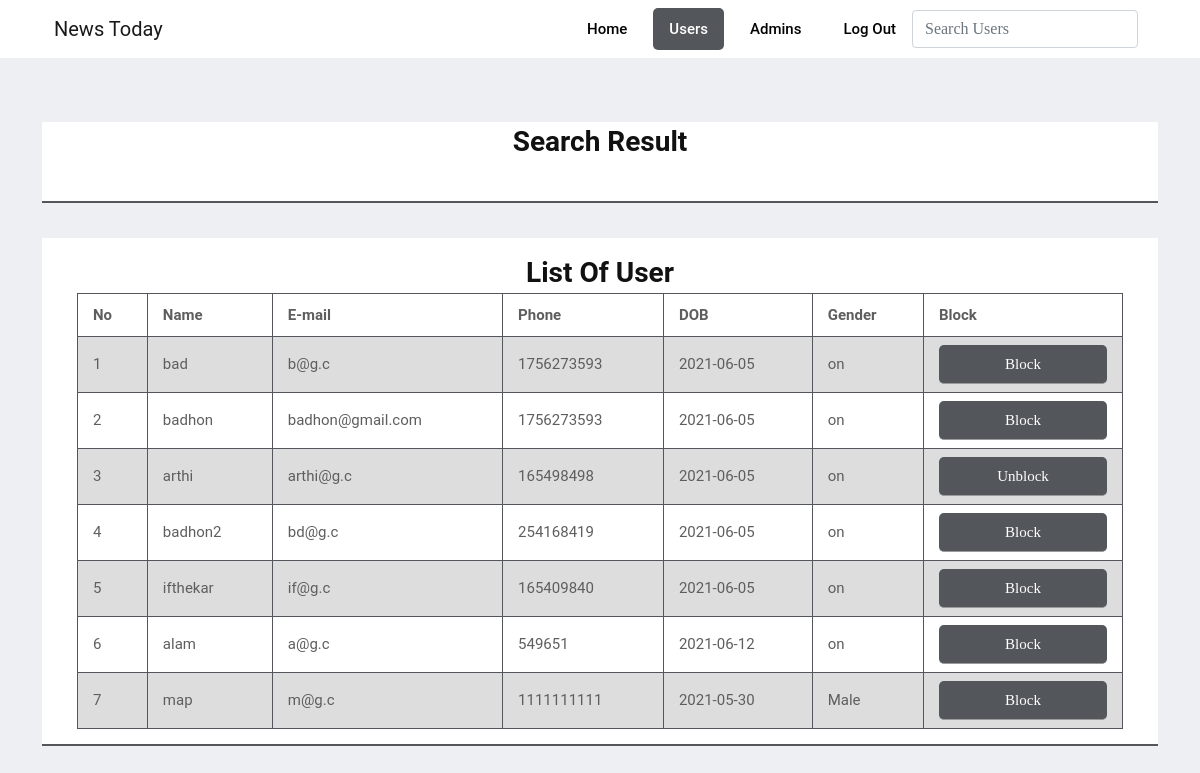
Page /admin/users.php (signed in) on the committed database.
### tables this page shows
CREATE TABLE `users` (
  `u_id` int(11) NOT NULL,
  `u_name` varchar(20) NOT NULL,
  `u_image` varchar(255) NOT NULL,
  `u_email` varchar(255) NOT NULL,
  `u_password` varchar(255) NOT NULL,
  `u_phone` int(11) NOT NULL,
  `u_dob` date NOT NULL,
  `u_gender` varchar(10) NOT NULL,
  `u_status` int(11) NOT NULL
);

### admin/users.php (the view, shortened to what this page needs)
<?php
    include "inc/connection.php";
?>
<!DOCTYPE html>
<html lang="en">
    <link href="https://cdn.jsdelivr.net/npm/bootstrap@5.0.1/dist/css/bootstrap.min.css" rel="stylesheet">
    <link href="../css/style.css" rel="stylesheet">
</head>
<body>
    <header>
        <div class="container-fluid">
            <div class="row">
                <div class="col-md-12">
                    <nav class="navbar navbar-expand-lg navbar-light">
                        <div class="container">
                            <a class="navbar-brand" href="#">News Today</a>
                            <div class="collapse navbar-collapse" id="navbarSupportedContent">
                                <ul class="navbar-nav ms-auto mb-2 mb-lg-0">
                                    <li class="nav-item">
                                        <a class="nav-link" href="dashboard.php">Home</a>
                                    </li>
                                    <li class="nav-item">
                                        <a class="nav-link active" href="users.php">Users</a>
                                    </li>
                                    <li class="nav-item">
                                        <a class="nav-link" href="admins.php">Admins</a>
                                    </li>
                                    <li class="nav-item">
                                        <a class="nav-link" href="admin_logout.php">Log Out</a>
                                    </li>
                                </ul>
                                <form class="d-flex">
                                <input class="form-control me-2" type="text" placeholder="Search Users" aria-label="Search" id="suser">
                            </form>
                            </div>
                        </div>
                    </nav>
                </div>
            </div>
        </div>
    </header>
    <section class="section lb">
        <div class="container">
            <div class="row">
                <div class="col-lg-12 col-md-12 col-sm-12 col-xs-12">
                    <div class="sarea">
                        <h3>Search Result</h3>
                    </div>
                    <div class="area">
                        <div class="page-wrapper">
                            <h3>List Of User</h3>
                            <div class="blog-custom-build">
                                <table>
                                    <tr>
                                        <th>No</th>
                                        <th>Name</th>
                                        <th>E-mail</th>
                                        <th>Phone</th>
                                        <th>DOB</th>
                                        <th>Gender</th>
                                        <th>Block</th>
                                    </tr>
                                    <?php
                                    $count = 0;
                                    $query = "SELECT * FROM users";
                                    $user = mysqli_query($db,$query);
                                    while ($row = mysqli_fetch_assoc($user)) {
                                        $name        = $row['u_name'];
                                        $email       = $row['u_email'];
                                        $phone       = $row['u_phone'];
                                        $dob         = $row['u_dob'];
                                        $gender      = $row['u_gender'];
                                        $u_status      = $row['u_status'];
                                        $count++;?>
                                        <tr>
                                            <td><?php echo $count; ?></td>
                                            <td><?php echo $name; ?></td>
                                            <td><?php echo $email; ?></td>
                                            <td><?php echo $phone; ?></td>
                                            <td><?php echo $dob; ?></td>
                                            <td><?php echo $gender; ?></td>
                                            <td><?php if($u_status!=0){ ?>
                                                <form action="admin_config.php" method="post">
                                                    <input type="submit" class="Link" name="user_block" value="Block">
                                                </form> <?php }
                                                else{ ?>
                                                    <form action="admin_config.php" method="post">
                                                    <input type="submit" class="Link" name="user_unblock" value="Unblock">
                                                </form> <?php } ?>
                                            </td>
                                        </tr>
                                    <?php
                                }?>
                                </table>
                            </div>
                        </div>
                    </div>
                </div>
            </div>
        </div>
    </section>
</body>
</html>

### css/style.css (style rules this page uses)
body { font-size: 15px; line-height: 26px; background-color: #ffffff; font-family: 'Roboto', serif; }
h1, h2, h3, h4, h5, h6 { font-weight: 700; line-height: 1.4; color: #111111; }
.link, input { padding: 4px 15px; cursor: pointer; border-radius: 5px; background: #53565A; color: #fff; }
table { border-collapse: collapse; width: 100%; }
td, th { border: 1px solid #53565A; text-align: left; padding: 8px 15px; }
tr:nth-child(even) { background-color: #dddddd; }
body, p { color: #5e5e5e; }
a { text-decoration: none !important; }
section { background-color: #edeff2; }
.navbar-inverse .navbar-nav .nav-link, .navbar-nav .nav-link { font-size: 15px; font-weight: 500; line-height: 1; padding: 0.9rem 0 0.8rem; text-transform: capitalize; color: #121212; }
.navbar-nav { margin: 0; }
.navbar-light .navbar-nav .nav-link.active, .navbar-light .navbar-nav .show>.nav-link { background: #53565A; color: #fff; border-radius: 5px; }
.navbar-light .navbar-nav .nav-link { color: #000; font-weight: 500; }
.navbar-expand-lg .navbar-nav .nav-link { padding-right: 1rem; padding-left: 1rem; margin-left: 10px; }
input { width: 100%; display: block; border: none; border-bottom: 1px solid #999; padding: 6px 30px; font-family: Poppins; box-sizing: border-box; }
.section { padding: 4rem 0; }
.section.lb { background-color: #edeff2; }
.story-area, .login-area, .share-sidebar, .area { margin-bottom: 35px; padding: 15px; background: #fff; border-bottom: 2px solid #53565A; }
.sarea { display: grid; margin: 0 auto 35px; background: #fff; border-bottom: 2px solid #53565A; }
.area h3, .sarea h3, .story-area h2 { margin: 0 auto; text-align: center; }
.page-wrapper, .share-sidebar, .sidebar { padding: 0 20px; }
.page-wrapper h3, .share-sidebar h3, .sidebar h3 { text-align: center; }

### rows in the picture
users: u_name "bad", u_email "b@g.c", u_phone "1756273593", u_dob "2021-06-05", u_gender "on"
users: u_name "badhon", u_email "badhon@gmail.com", u_phone "1756273593", u_dob "2021-06-05", u_gender "on"
users: u_name "arthi", u_email "arthi@g.c", u_phone "165498498", u_dob "2021-06-05", u_gender "on"
users: u_name "badhon2", u_email "bd@g.c", u_phone "254168419", u_dob "2021-06-05", u_gender "on"
users: u_name "ifthekar", u_email "if@g.c", u_phone "165409840", u_dob "2021-06-05", u_gender "on"
users: u_name "alam", u_email "a@g.c", u_phone "549651", u_dob "2021-06-12", u_gender "on"
users: u_name "map", u_email "m@g.c", u_phone "1111111111", u_dob "2021-05-30", u_gender "Male"
